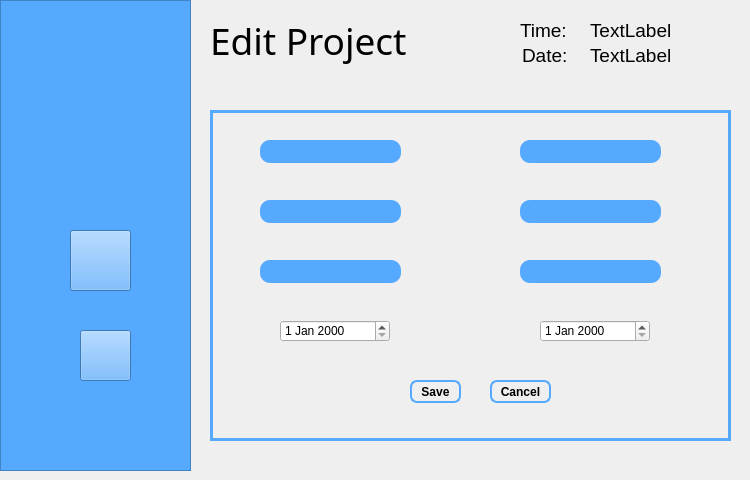
   <widget class="QWidget" name="page_3">
    <widget class="QFrame" name="frame_5">
     <property name="geometry">
      <rect>
       <x>0</x>
       <y>0</y>
       <width>191</width>
       <height>471</height>
      </rect>
     </property>
     <property name="styleSheet">
      <string notr="true">background:rgb(85,170,255);</string>
     </property>
     <property name="frameShape">
      <enum>QFrame::StyledPanel</enum>
     </property>
     <property name="frameShadow">
      <enum>QFrame::Raised</enum>
     </property>
     <widget class="QLabel" name="label_24">
      <property name="geometry">
       <rect>
        <x>10</x>
        <y>30</y>
        <width>171</width>
        <height>171</height>
       </rect>
      </property>
      <property name="styleSheet">
       <string notr="true">border-image:url(:/img/img/floralloLogo.png);</string>
      </property>
      <property name="text">
       <string/>
      </property>
     </widget>
     <widget class="QPushButton" name="signOut_3">
      <property name="geometry">
       <rect>
        <x>70</x>
        <y>230</y>
        <width>61</width>
        <height>61</height>
       </rect>
      </property>
      <property name="styleSheet">
       <string notr="true">#signOut_3
{
   border-image:url(:/img/img/profileIcon.png);
}

#signOut_3:hover
{
  border-image:url(:/img/img/profileIconHover.png);
}</string>
      </property>
      <property name="text">
       <string/>
      </property>
     </widget>
     <widget class="QPushButton" name="signOut_6">
      <property name="geometry">
       <rect>
        <x>80</x>
        <y>330</y>
        <width>51</width>
        <height>51</height>
       </rect>
      </property>
      <property name="styleSheet">
       <string notr="true">#signOut_6
{
   border-image:url(:/img/img/signOut.png);
}

#signOut_6:hover
{
  border-image:url(:/img/img/signOutHover.png);
}</string>
      </property>
      <property name="text">
       <string/>
      </property>
     </widget>
    </widget>
    <widget class="QFrame" name="frame_6">
     <property name="geometry">
      <rect>
       <x>210</x>
       <y>110</y>
       <width>521</width>
       <height>331</height>
      </rect>
     </property>
     <property name="styleSheet">
      <string notr="true">#frame_6
{
	border:3px solid rgb(85, 170, 255);
}</string>
     </property>
     <property name="frameShape">
      <enum>QFrame::StyledPanel</enum>
     </property>
     <property name="frameShadow">
      <enum>QFrame::Raised</enum>
     </property>
     <widget class="QLineEdit" name="lineEdit_IDProjectEdit">
      <property name="geometry">
       <rect>
        <x>50</x>
        <y>30</y>
        <width>141</width>
        <height>23</height>
       </rect>
      </property>
      <property name="font">
       <font>
        <pointsize>11</pointsize>
       </font>
      </property>
      <property name="styleSheet">
       <string notr="true">padding: 1px;
background: rgb(85,170,255);
border-radius: 10px;</string>
      </property>
     </widget>
     <widget class="QLineEdit" name="lineEdit_NameProjectEdit">
      <property name="geometry">
       <rect>
        <x>50</x>
        <y>90</y>
        <width>141</width>
        <height>23</height>
       </rect>
      </property>
      <property name="font">
       <font>
        <pointsize>11</pointsize>
       </font>
      </property>
      <property name="styleSheet">
       <string notr="true">padding: 1px;
background: rgb(85,170,255);
border-radius: 10px;</string>
      </property>
     </widget>
     <widget class="QLineEdit" name="lineEdit_DescriptionProjectEdit">
      <property name="geometry">
       <rect>
        <x>50</x>
        <y>150</y>
        <width>141</width>
        <height>23</height>
       </rect>
      </property>
      <property name="font">
       <font>
        <pointsize>11</pointsize>
       </font>
      </property>
      <property name="styleSheet">
       <string notr="true">padding: 1px;
background: rgb(85,170,255);
border-radius: 10px;</string>
      </property>
     </widget>
     <widget class="QLineEdit" name="lineEdit_BudgetProjectEdit">
      <property name="geometry">
       <rect>
        <x>310</x>
        <y>30</y>
        <width>141</width>
        <height>23</height>
       </rect>
      </property>
      <property name="font">
       <font>
        <pointsize>11</pointsize>
       </font>
      </property>
      <property name="styleSheet">
       <string notr="true">padding: 1px;
background: rgb(85,170,255);
border-radius: 10px;</string>
      </property>
     </widget>
     <widget class="QLineEdit" name="lineEdit_CustomerIDProjectEdit">
      <property name="geometry">
       <rect>
        <x>310</x>
        <y>90</y>
        <width>141</width>
        <height>23</height>
       </rect>
      </property>
      <property name="font">
       <font>
        <pointsize>11</pointsize>
       </font>
      </property>
      <property name="styleSheet">
       <string notr="true">padding: 1px;
background: rgb(85,170,255);
border-radius: 10px;</string>
      </property>
     </widget>
     <widget class="QLineEdit" name="lineEdit_OrderIDProjectEdit">
      <property name="geometry">
       <rect>
        <x>310</x>
        <y>150</y>
        <width>141</width>
        <height>23</height>
       </rect>
      </property>
      <property name="font">
       <font>
        <pointsize>11</pointsize>
       </font>
      </property>
      <property name="styleSheet">
       <string notr="true">padding: 1px;
background: rgb(85,170,255);
border-radius: 10px;</string>
      </property>
     </widget>
     <widget class="QDateEdit" name="dateEdit_StartDateProjectEdit">
      <property name="geometry">
       <rect>
        <x>70</x>
        <y>210</y>
        <width>110</width>
        <height>22</height>
       </rect>
      </property>
     </widget>
     <widget class="QDateEdit" name="dateEdit_EndDateProjectEdit">
      <property name="geometry">
       <rect>
        <x>330</x>
        <y>210</y>
        <width>110</width>
        <height>22</height>
       </rect>
      </property>
     </widget>
     <widget class="QPushButton" name="pushButton_SaveEditProject">
      <property name="geometry">
       <rect>
        <x>200</x>
        <y>270</y>
        <width>51</width>
        <height>23</height>
       </rect>
      </property>
      <property name="font">
       <font>
        <family>Arial</family>
        <pointsize>9</pointsize>
        <weight>75</weight>
        <bold>true</bold>
       </font>
      </property>
      <property name="styleSheet">
       <string notr="true">#pushButton_SaveEditProject
{
background-color: transparent;
border-width: 2px;
border-color: rgb(85,170,255);
border-style: solid;
border-radius: 7;
padding: 3px;
padding-left: 5px;
padding-right: 5px;
}

#pushButton_SaveEditProject:hover
{
background:rgb(85,170,255);
}</string>
      </property>
      <property name="text">
       <string>Save</string>
      </property>
     </widget>
     <widget class="QPushButton" name="pushButton_CancelEditProject">
      <property name="geometry">
       <rect>
        <x>280</x>
        <y>270</y>
        <width>61</width>
        <height>23</height>
       </rect>
      </property>
      <property name="font">
       <font>
        <family>Arial</family>
        <pointsize>9</pointsize>
        <weight>75</weight>
        <bold>true</bold>
       </font>
      </property>
      <property name="styleSheet">
       <string notr="true">#pushButton_CancelEditProject
{
background-color: transparent;
border-width: 2px;
border-color: rgb(85,170,255);
border-style: solid;
border-radius: 7;
padding: 3px;
padding-left: 5px;
padding-right: 5px;
}

#pushButton_CancelEditProject:hover
{
background:rgb(85,170,255);
}</string>
      </property>
      <property name="text">
       <string>Cancel</string>
      </property>
     </widget>
    </widget>
    <widget class="QLabel" name="label_12">
     <property name="geometry">
      <rect>
       <x>210</x>
       <y>10</y>
       <width>221</width>
       <height>61</height>
      </rect>
     </property>
     <property name="font">
      <font>
       <family>Arial Rounded MT Bold</family>
       <pointsize>28</pointsize>
      </font>
     </property>
     <property name="text">
      <string>Edit Project</string>
     </property>
    </widget>
    <widget class="QLabel" name="label_13">
     <property name="geometry">
      <rect>
       <x>520</x>
       <y>20</y>
       <width>51</width>
       <height>21</height>
      </rect>
     </property>
     <property name="font">
      <font>
       <pointsize>14</pointsize>
      </font>
     </property>
     <property name="text">
      <string>Time:</string>
     </property>
    </widget>
    <widget class="QLabel" name="label_14">
     <property name="geometry">
      <rect>
       <x>522</x>
       <y>45</y>
       <width>47</width>
       <height>21</height>
      </rect>
     </property>
     <property name="font">
      <font>
       <pointsize>14</pointsize>
      </font>
     </property>
     <property name="text">
      <string>Date:</string>
     </property>
    </widget>
    <widget class="QLabel" name="time3">
     <property name="geometry">
      <rect>
       <x>590</x>
       <y>15</y>
       <width>151</width>
       <height>31</height>
      </rect>
     </property>
     <property name="font">
      <font>
       <pointsize>14</pointsize>
      </font>
     </property>
     <property name="text">
      <string>TextLabel</string>
     </property>
    </widget>
    <widget class="QLabel" name="date3">
     <property name="geometry">
      <rect>
       <x>590</x>
       <y>45</y>
       <width>112</width>
       <height>21</height>
      </rect>
     </property>
     <property name="font">
      <font>
       <pointsize>14</pointsize>
      </font>
     </property>
     <property name="text">
      <string>TextLabel</string>
     </property>
    </widget>
   </widget>
